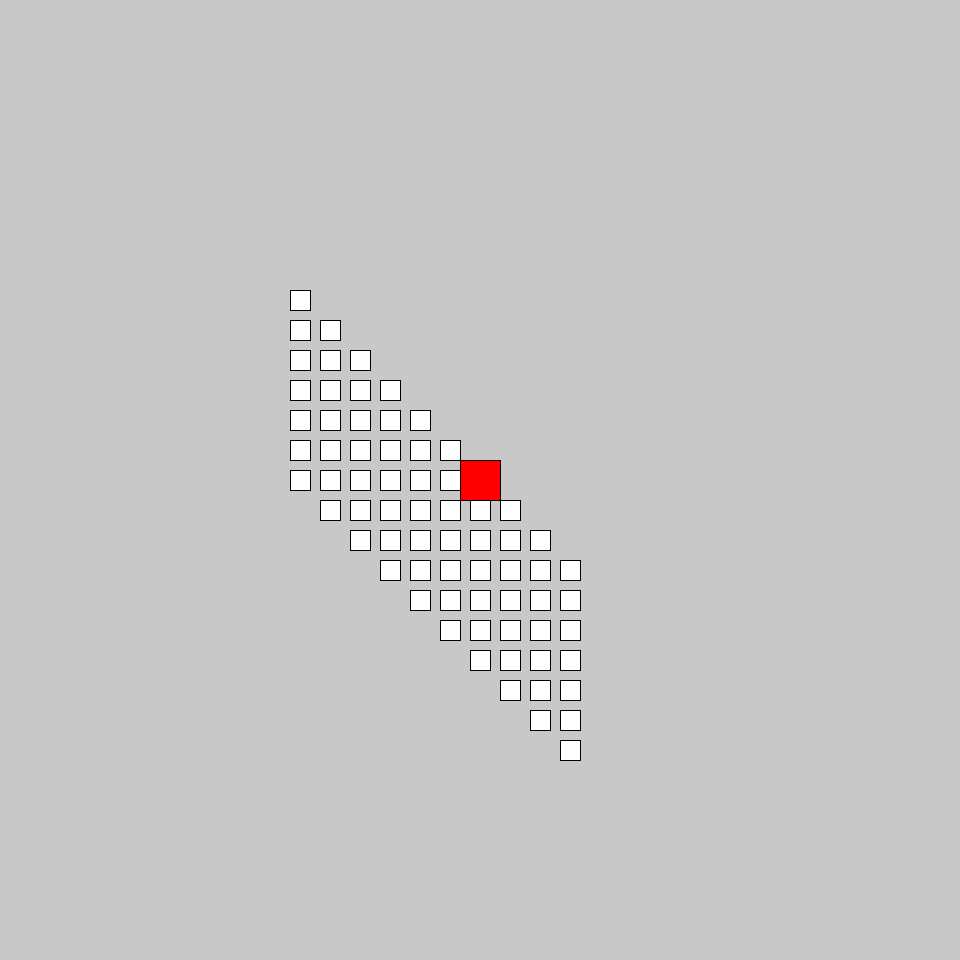
Frame 1 (no input)
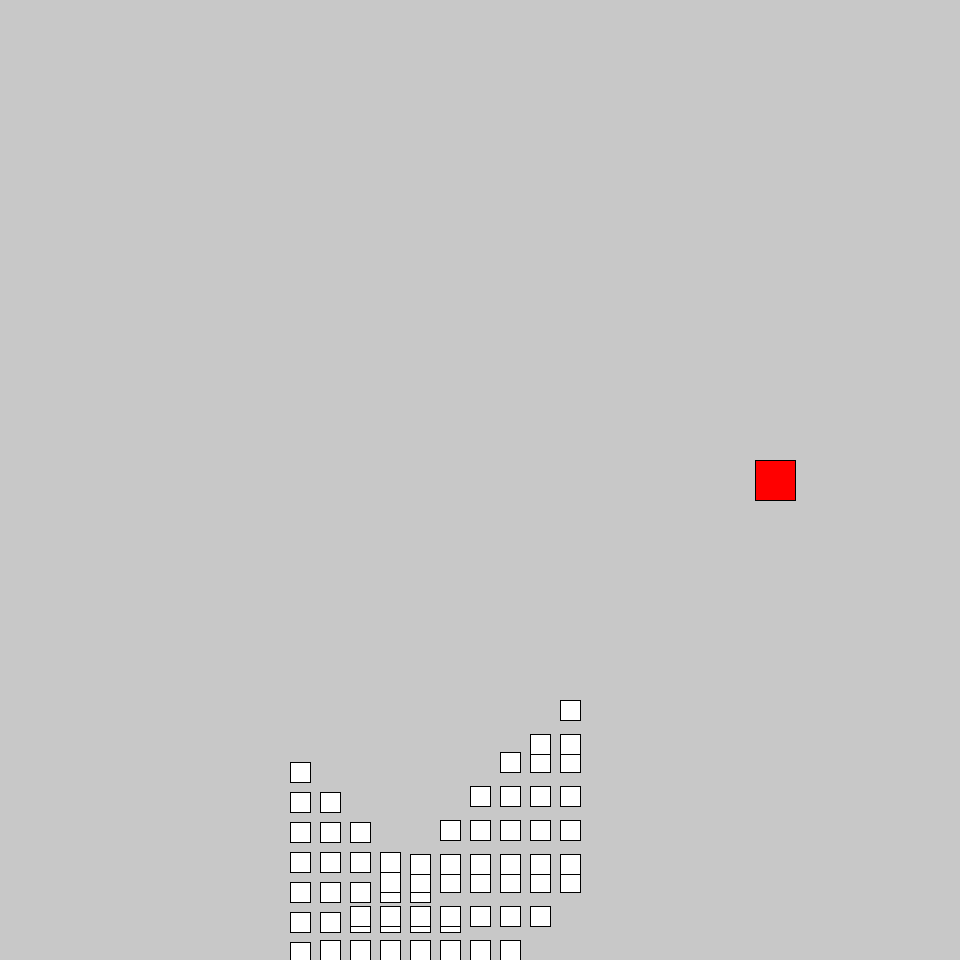
Frame 60 (the mouse pressed at the canvas centre just before this capture)
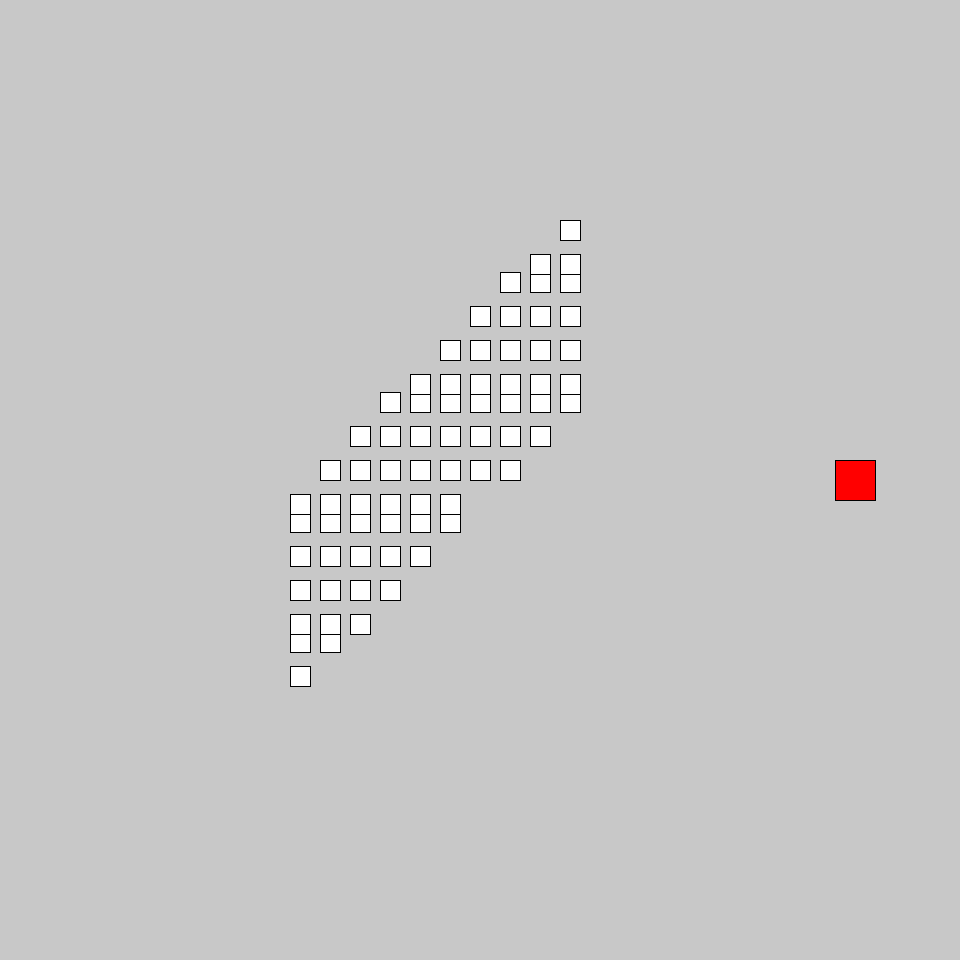
Frame 120 (the mouse held since frame 60 and released just before this capture)

The Processing sketch that drew these frames (run headless with seeded random() and noise(); from frame 60 on, the mouse is pressed at the canvas centre):

// Processing sketch: OOP_plus_collision_detection_Commented
// ── OOP_plus_collision_detection_Commented.pde
Car[][] myCar = new Car[10][7];
Car bestCar;

//Create Multiple tiny objects!
//Create one big object!
//Used the collision detecter to determine if the Big one hits the smaller ones... If so, It will destroy the smaller ones.

void setup(){
  size(960,960);
  for(int i=0;i<10;i++){
    for(int o=0;o<7;o++){            //i for number of objects in row; o for number of rows
      myCar[i][o] = new Car(300+i*30, 300+i*30 + o*30, 20, 20,255, 0, 8, true);
    }
  }
  bestCar = new Car(width/2,height/2,40,40,color(255,0,0), 5, 0, true);
  //Create Cars(x,y,width,height,color,speed in x direction, speed in y direction, visible(yes/no));
  
}



void draw(){
  background(color(200,200,200));
  for(int i=0;i<10;i++){
    for(int o=0;o<7;o++){
      myCar[i][o].display();
      myCar[i][o].move();
      myCar[i][o].detectCol(myCar[i][o], bestCar);        //detect for each object if it hits the big one
    }
  }
  bestCar.display();
  bestCar.move();
}

class Car{
  color c;
  float xpos;
  float ypos;
  float w;
  float h;
  float dx;
  float dy;
  boolean vis;
  
  Car(float xp,float yp, float w1, float h1, color c1, float sx, float sy, boolean v){
    c = c1;
    xpos = xp;
    ypos = yp;
    w = w1;
    h = h1;
    dx = sx;
    dy = sy;
    vis = v;
  }
  
  void display() {
    if(getVis() == true){
      rectMode(CENTER);
      fill(c);
      rect(xpos,ypos,w,h);
    }
  }  
  
  void detectCol(Car obj1, Car obj2){
    if(((obj2.getXpos()+ (obj2.getWidth()/2)) > (obj1.getXpos() - (obj1.getWidth()/2))) && ((obj2.getXpos() - (obj2.getWidth()/2)) < (obj1.getXpos() + (obj1.getWidth()/2))) && ((obj2.getYpos() + (obj2.getHeight()/2)) > (obj1.getYpos() - (obj1.getHeight()/2))) && ((obj2.getYpos() - (obj2.getHeight()/2)) < (obj1.getYpos() + (obj1.getHeight()/2)))){
      obj1.setVis(false);
        //If two objects hit one another... the small object will be turned off
        //Collision detection: If((rightSide obj2 > leftSide obj1)&&(leftSide obj2 < rightSide obj1)&&(downSide obj2 > upSide obj1)&&(upSide obj2 < downSide obj1))    { stuff}
    }
  }
  
  void move(){
    xpos = xpos + dx;
    if((xpos > width)||(xpos < 0)){
      dx = -dx;
    }
    ypos = ypos + dy;
    if((ypos > height)||(ypos < 0)){
      dy= -dy;
    }
  }
  
  float getXpos(){
    return xpos;
  }
  
  float getYpos(){
    return ypos;
  }
  float getWidth(){
    return w;
  }
  float getHeight(){
    return h;
  }
  boolean getVis(){
    return vis;
  }
  void setVis(boolean bol){
    vis = bol;
  }
}
